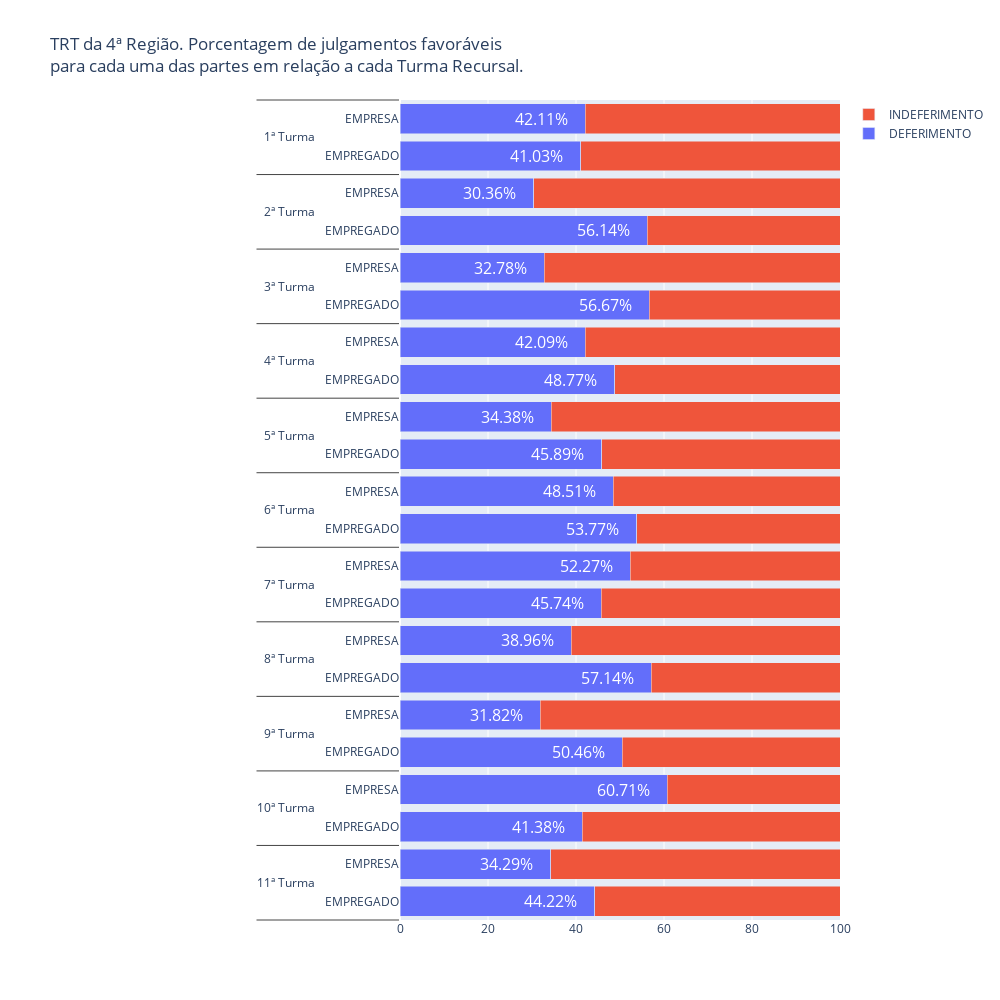

The cell this chart's notebook holds for it:
### Code cell
for i in range( len( orgaos ) ):
    fig.add_annotation(
            y= [ orgaos[i], tipo_parte[i] ],
            x = ( percentuais_deferimento[i] ) - 10,
            text=str( round( percentuais_deferimento[i], 2) )+"%",
            showarrow=False,
            font=dict(
                    size=16,
                    color="#ffffff"
                    ),
            )

fig.show()

### Figure 1 — Plotly figure (JSON) as saved in the notebook; plotly's stock layout.template omitted (floating-point values rounded to 4 significant figures)
{"data": [{"name": "DEFERIMENTO", "orientation": "h", "type": "bar", "x": [65, 12, 36, 17, 55, 7, 212, 30, 317, 69, 521, 98, 558, 99, 733, 125, 867, 99, 818, 75, 540, 136], "y": [["11ª Turma", "11ª Turma", "10ª Turma", "10ª Turma", "9ª Turma", "9ª Turma", "8ª Turma", "8ª Turma", "7ª Turma", "7ª Turma", "6ª Turma", "6ª Turma", "5ª Turma", "5ª Turma", "4ª Turma", "4ª Turma", "3ª Turma", "3ª Turma", "2ª Turma", "2ª Turma", "1ª Turma", "1ª Turma"], ["EMPREGADO", "EMPRESA", "EMPREGADO", "EMPRESA", "EMPREGADO", "EMPRESA", "EMPREGADO", "EMPRESA", "EMPREGADO", "EMPRESA", "EMPREGADO", "EMPRESA", "EMPREGADO", "EMPRESA", "EMPREGADO", "EMPRESA", "EMPREGADO", "EMPRESA", "EMPREGADO", "EMPRESA", "EMPREGADO", "EMPRESA"]]}, {"name": "INDEFERIMENTO", "orientation": "h", "type": "bar", "x": [82, 23, 51, 11, 54, 15, 159, 47, 376, 63, 448, 104, 658, 189, 770, 172, 663, 203, 639, 172, 776, 187], "y": [["11ª Turma", "11ª Turma", "10ª Turma", "10ª Turma", "9ª Turma", "9ª Turma", "8ª Turma", "8ª Turma", "7ª Turma", "7ª Turma", "6ª Turma", "6ª Turma", "5ª Turma", "5ª Turma", "4ª Turma", "4ª Turma", "3ª Turma", "3ª Turma", "2ª Turma", "2ª Turma", "1ª Turma", "1ª Turma"], ["EMPREGADO", "EMPRESA", "EMPREGADO", "EMPRESA", "EMPREGADO", "EMPRESA", "EMPREGADO", "EMPRESA", "EMPREGADO", "EMPRESA", "EMPREGADO", "EMPRESA", "EMPREGADO", "EMPRESA", "EMPREGADO", "EMPRESA", "EMPREGADO", "EMPRESA", "EMPREGADO", "EMPRESA", "EMPREGADO", "EMPRESA"]]}], "layout": {"annotations": [{"font": {"color": "#ffffff", "size": 16}, "showarrow": false, "text": "44.22%", "x": 34.22, "y": ["11ª Turma", "EMPREGADO"]}, {"font": {"color": "#ffffff", "size": 16}, "showarrow": false, "text": "34.29%", "x": 24.29, "y": ["11ª Turma", "EMPRESA"]}, {"font": {"color": "#ffffff", "size": 16}, "showarrow": false, "text": "41.38%", "x": 31.38, "y": ["10ª Turma", "EMPREGADO"]}, {"font": {"color": "#ffffff", "size": 16}, "showarrow": false, "text": "60.71%", "x": 50.71, "y": ["10ª Turma", "EMPRESA"]}, {"font": {"color": "#ffffff", "size": 16}, "showarrow": false, "text": "50.46%", "x": 40.46, "y": ["9ª Turma", "EMPREGADO"]}, {"font": {"color": "#ffffff", "size": 16}, "showarrow": false, "text": "31.82%", "x": 21.82, "y": ["9ª Turma", "EMPRESA"]}, {"font": {"color": "#ffffff", "size": 16}, "showarrow": false, "text": "57.14%", "x": 47.14, "y": ["8ª Turma", "EMPREGADO"]}, {"font": {"color": "#ffffff", "size": 16}, "showarrow": false, "text": "38.96%", "x": 28.96, "y": ["8ª Turma", "EMPRESA"]}, {"font": {"color": "#ffffff", "size": 16}, "showarrow": false, "text": "45.74%", "x": 35.74, "y": ["7ª Turma", "EMPREGADO"]}, {"font": {"color": "#ffffff", "size": 16}, "showarrow": false, "text": "52.27%", "x": 42.27, "y": ["7ª Turma", "EMPRESA"]}, {"font": {"color": "#ffffff", "size": 16}, "showarrow": false, "text": "53.77%", "x": 43.77, "y": ["6ª Turma", "EMPREGADO"]}, {"font": {"color": "#ffffff", "size": 16}, "showarrow": false, "text": "48.51%", "x": 38.51, "y": ["6ª Turma", "EMPRESA"]}, {"font": {"color": "#ffffff", "size": 16}, "showarrow": false, "text": "45.89%", "x": 35.89, "y": ["5ª Turma", "EMPREGADO"]}, {"font": {"color": "#ffffff", "size": 16}, "showarrow": false, "text": "34.38%", "x": 24.38, "y": ["5ª Turma", "EMPRESA"]}, {"font": {"color": "#ffffff", "size": 16}, "showarrow": false, "text": "48.77%", "x": 38.77, "y": ["4ª Turma", "EMPREGADO"]}, {"font": {"color": "#ffffff", "size": 16}, "showarrow": false, "text": "42.09%", "x": 32.09, "y": ["4ª Turma", "EMPRESA"]}, {"font": {"color": "#ffffff", "size": 16}, "showarrow": false, "text": "56.67%", "x": 46.67, "y": ["3ª Turma", "EMPREGADO"]}, {"font": {"color": "#ffffff", "size": 16}, "showarrow": false, "text": "32.78%", "x": 22.78, "y": ["3ª Turma", "EMPRESA"]}, {"font": {"color": "#ffffff", "size": 16}, "showarrow": false, "text": "56.14%", "x": 46.14, "y": ["2ª Turma", "EMPREGADO"]}, {"font": {"color": "#ffffff", "size": 16}, "showarrow": false, "text": "30.36%", "x": 20.36, "y": ["2ª Turma", "EMPRESA"]}, {"font": {"color": "#ffffff", "size": 16}, "showarrow": false, "text": "41.03%", "x": 31.03, "y": ["1ª Turma", "EMPREGADO"]}, {"font": {"color": "#ffffff", "size": 16}, "showarrow": false, "text": "42.11%", "x": 32.11, "y": ["1ª Turma", "EMPRESA"]}], "barmode": "stack", "barnorm": "percent", "height": 1000, "margin": {"l": 400}, "title": {"text": "TRT da 4ª Região. Porcentagem de julgamentos favoráveis <br>para cada uma das partes em relação a cada Turma Recursal."}, "width": 1000, "xaxis": {"autorange": true, "range": [0, 100], "type": "linear"}, "yaxis": {"autorange": true, "range": [-0.5, 21.5], "type": "multicategory"}}}
